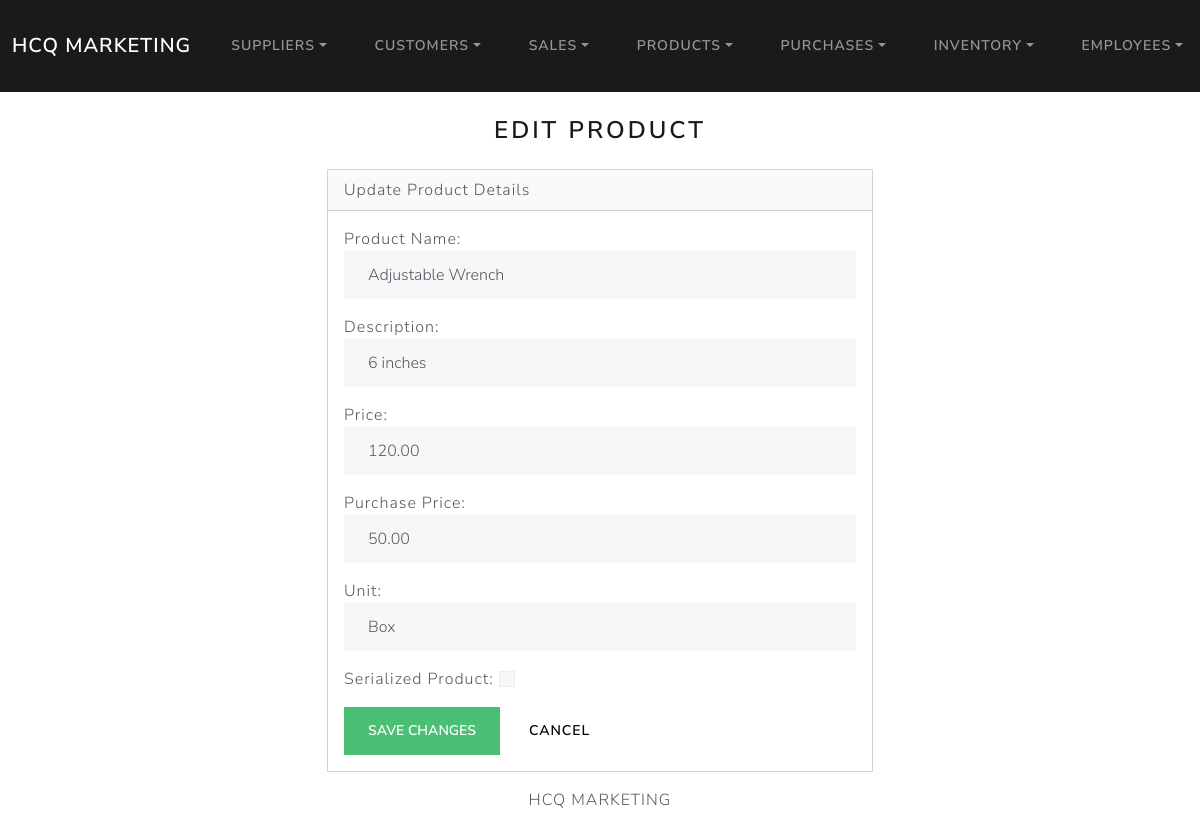
Page /edit/1/ on the committed database.
### products/models.py (models this page shows, shortened)
class Product(models.Model):
    product_code = models.CharField(max_length=100, default='DEFAULT_CODE')
    product_name = models.CharField(max_length=100)
    product_descript = models.TextField()
    product_price = models.DecimalField(max_digits=10, decimal_places=2)
    product_unit = models.CharField(max_length=50)
    purchase_price = models.DecimalField(max_digits=10, decimal_places=2, null=True, blank=True)  # Price from supplier (optional)
    is_serialized = models.BooleanField(default=False)  # New field

### products/views.py (the view)
# urls.py: path('edit/<int:product_id>/', views.product_edit, name='product_edit'),
def product_edit(request, product_id):
    product = get_object_or_404(Product, id=product_id)
    if request.method == 'POST':
        form = ProductForm(request.POST, instance=product)
        if form.is_valid():
            form.save()
            return redirect('products_index')
    else:
        form = ProductForm(instance=product)
    return render(request, 'products/product_edit.html', {'form': form})

### products/forms.py
class ProductForm(forms.ModelForm):
    class Meta:
        model = Product
        fields = ['product_name', 'product_descript', 'product_price', 'purchase_price', 'product_unit', 'is_serialized']
        labels = {
            'product_name': 'Product Name',
            'product_descript': 'Description',
            'product_price': 'Price',
            'purchase_price': 'Purchase Price',
            'product_unit': 'Unit',
            'is_serialized': 'Serialized Product',
        }
        widgets = {
            'product_name': forms.TextInput(attrs={'class': 'form-control'}),
            'product_descript': forms.TextInput(attrs={'class': 'form-control'}),
            'product_price': forms.NumberInput(attrs={'class': 'form-control'}),
            'purchase_price': forms.NumberInput(attrs={'class': 'form-control'}),
            'product_unit': forms.TextInput(attrs={'class': 'form-control'}),
            'is_serialized': forms.CheckboxInput(attrs={'class': 'form-check-input'}),
        }

### products/templates/products/product_edit.html (shortened to what this page needs)
{% extends "base.html" %}
{% block body %}
<div class="container mt-4">
    <h3 class="text-center mb-4">Edit Product</h3>
    <div class="row justify-content-center">
        <div class="col-6">
            <div class="card bg-secondary mb-3">
                <div class="card-header">Update Product Details</div>
                <div class="card-body">
                    <form method="POST">
                        {{ form.as_p }}
                        <button type="submit" class="btn btn-success">Save Changes</button>
                        <a href="{% url 'products_index' %}" class="btn btn-secondary">Cancel</a>
                    </form>
                </div>
            </div>
        </div>
    </div>
</div>
{% endblock %}

### rows in the picture
Product: product_name "Adjustable Wrench", product_descript "6 inches", product_price "120.00", purchase_price "50.00", product_unit "Box"
